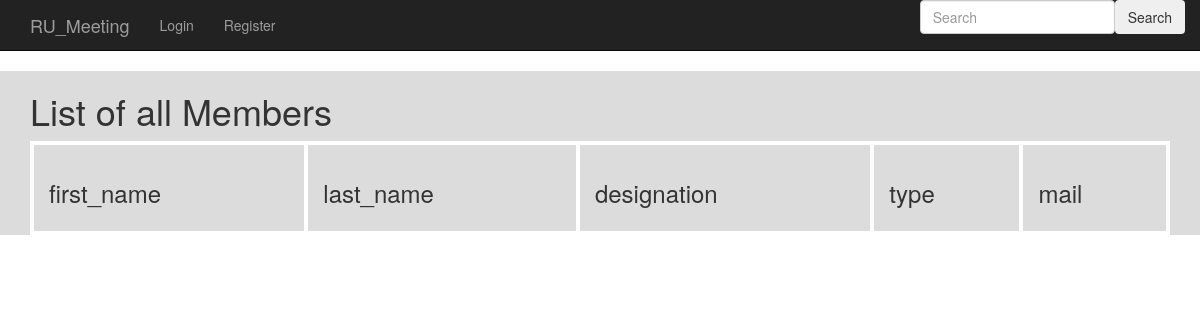
The app's page /meeting_app/member_list/, older data.
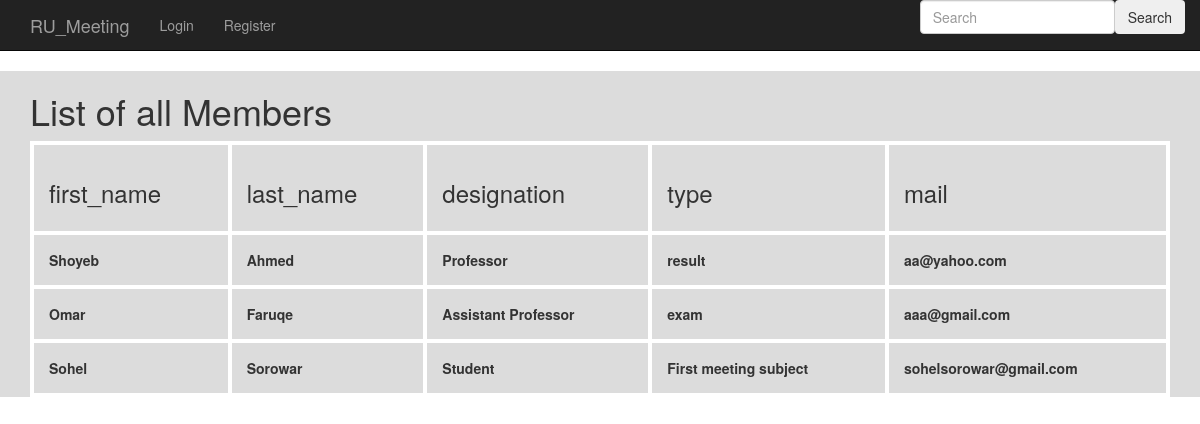
The same page, newer data.
### meeting_app/models.py (models this page shows, shortened)
class Committee_Member(models.Model):
    first_name = models.CharField(max_length=50,blank=False)
    last_name = models.CharField(max_length=50,blank=False)
    designation = models.CharField(max_length=50,blank=False)
    member_type = models.ForeignKey(Create_Meeting,related_name='committee_members')
    email = models.EmailField(max_length=70,blank=False)

class Create_Meeting(models.Model):
    meeting_id = models.AutoField(primary_key=True)
    meeting_name= models.CharField(max_length=256, choices=CHOICES, default='General Meeting')
    meeting_sub= models.CharField(max_length=256)
    meeting_text= models.TextField(max_length=500)
    date = models.DateField(default=datetime.now)
    def __str__(self):
        return self.meeting_sub

### meeting_app/views.py (the view)
class Committee_MemberListView(ListView):
    context_object_name = 'committee_members'
    model = models.Committee_Member

### templates/meeting_app/committee_member_list.html (shortened to what this page needs)
{% extends 'meeting_app/base.html' %}
{% block body_block %}
<div class="mask rgba-gradient align-items-center" style=" background-color:#DCDCDC;">
<div class="container" >
<div class="jumbtron">
<h1>List of all Members</h1>
  <table style="width:100%">
  <tr>
    <th> <h3>first_name</h3>  </th>
    <th><h3>last_name</h3>  </th>
    <th><h3>designation</h3>  </th>
    <th><h3>type</h3>  </th>
    <th><h3>mail</h3>  </th>
  </tr>
  {% for committee_member in committee_members %}
  <tr>
    <th> {{ committee_member.first_name }}</th>
    <th> {{ committee_member.last_name }}</th>
    <th> {{ committee_member.designation }}</th>
    <th> {{ committee_member.member_type }}</th>
    <th> {{ committee_member.email }}</th>
  </tr>
  {% endfor %}
  </table>
</div>
</div>
</div>
{% endblock %}

Row changes from the older to the newer data that the page shows:
added Committee_Member: first_name "Shoyeb", last_name "Ahmed", designation "Professor", member_type "result", email "aa@yahoo.com"
added Committee_Member: first_name "Omar", last_name "Faruqe", designation "Assistant Professor", member_type "exam", email "aaa@gmail.com"
added Committee_Member: first_name "Sohel", last_name "Sorowar", designation "Student", member_type "First meeting subject", email "sohelsorowar@gmail.com"
